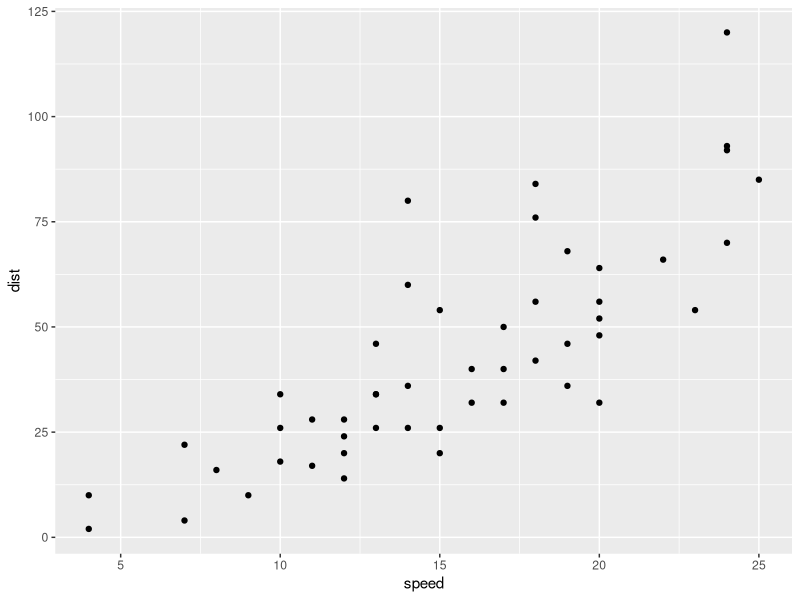
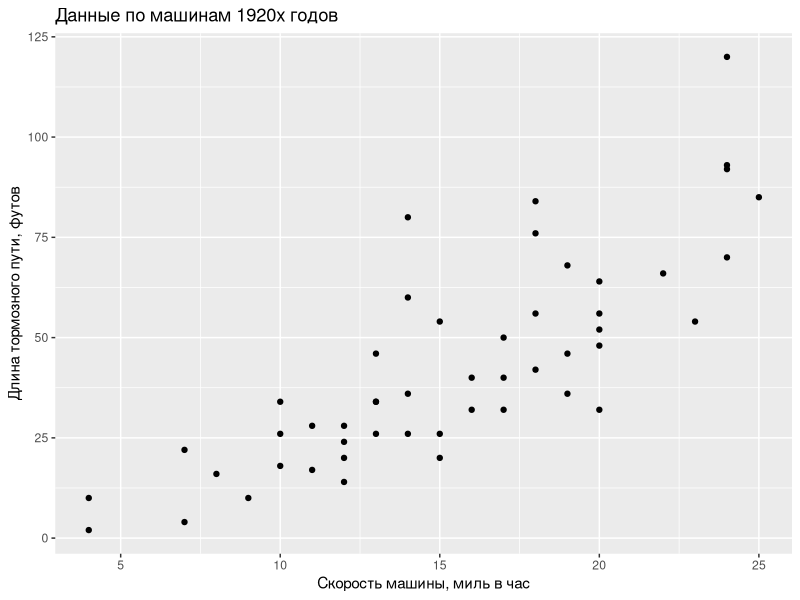

Source code (R) for these figures, in order:
library("dplyr")
library("ggplot2")

z <- c(5,6,NA,7)
z^2
mean(z)
mean(z,na.rm = TRUE)

w <- runif(100,min = 0, max=1)
w
9/0
1/Inf

t <- data.frame(x=c(1,2,3,4),y=c(5,6,7,8),
                z=runif(4,min=0,max=1))
t 

t[2,3]
t[2,]
t[,2]
t
t$y

help(prcomp)

h <- cars
help(cars)
cars

qplot(data=h, speed, dist)
qplot(data=h, speed, dist,
      xlab="Скорость машины, миль в час",
      ylab="Длина тормозного пути, футов",
      main="Данные по машинам 1920х годов")

imena <- c("Маша","Оля","Айса")
imena
imena[3]

chulan <- list(table=t,imena=imena,r=9)
chulan$imena
chulan$r

model_fatIma <- lm(data=h, dist~speed)
model_fatIma$coefficients
model_fatIma$residuals
model_fatIma$fitted.values

summary(model_fatIma)


